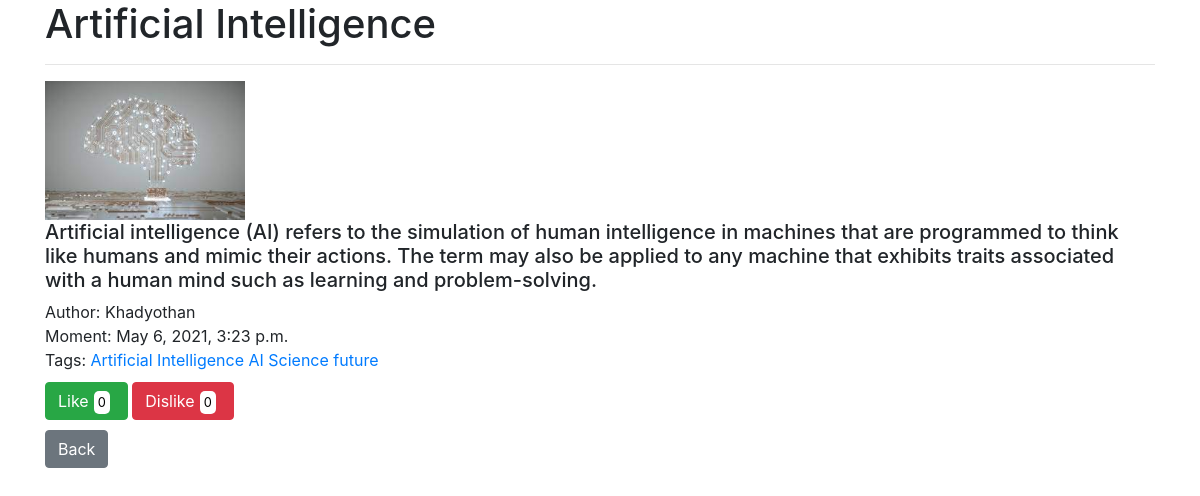
The app's page /view_blog/7 with its own data.
### backend/models.py (models this page shows, shortened)
class Blog(models.Model):
    title = models.CharField(max_length=100,blank=True)
    body = models.TextField(blank=True)
    cover_image = models.ImageField(upload_to="blog_images", blank=True)
    author = models.ForeignKey(UserAttribs, on_delete = models.CASCADE, blank=True, null=True)
    date_time = models.DateTimeField(auto_now_add=True, blank=True, null=True)
    tags = TaggableManager()
    likes = models.IntegerField(default=0, blank=True)
    dislikes = models.IntegerField(default=0, blank=True)

class UserAttribs(models.Model):
    user = models.OneToOneField(User, on_delete = models.CASCADE)
    worth = models.IntegerField(blank=True, null=True, default='0')
    job_title = models.CharField(max_length=100, blank=True)
    skills = models.CharField(max_length=1000,blank=True)
    phone_number = models.CharField(max_length=12, blank=True)
    mobile_number = models.CharField(max_length=12,blank=True)
    full_name = models.CharField(max_length=30, blank=True)
    address = models.CharField(max_length=100, blank=True)
    website = models.URLField(max_length=100, blank=True)
    github = models.CharField(max_length=200, blank=True)
    twitter = models.CharField(max_length=200, blank=True)
    instagram = models.CharField(max_length=200, blank=True)
    facebook = models.CharField(max_length=200, blank=True)
    user_image = models.ImageField(upload_to="images" ,blank=True)
    assigned_project = models.ManyToManyField('Project', blank=True, null=True)
    def __str__(self):
        return self.user.username

### backend/views.py (the view)
# urls.py: path('view_blog/<int:blog_id>', views.view_blog, name='view_blog'),
def view_blog(request, blog_id):
    blog_obj = Blog.objects.get(id=blog_id)
    return render(request, 'Blog Section/view_blog.html', {'blog': blog_obj})

### templates/Blog Section/view_blog.html (shortened to what this page needs)
<!DOCTYPE html>
{% load static %}
<html lang="en">
<head>
    <link
    href="http://netdna.bootstrapcdn.com/bootstrap/4.4.1/css/bootstrap.min.css"
    rel="stylesheet"
  />
  <link
    rel="stylesheet"
    href="https://use.fontawesome.com/releases/v5.15.2/css/all.css"
  />
    <link
    rel="stylesheet"
    href="https://stackpath.bootstrapcdn.com/bootstrap/4.5.2/css/bootstrap.min.css"
  />
</head>
<body>
    <div class="container">
        <h1>{{blog.title|title}}</h1>
        <hr>
        {% if blog.cover_image %}
        <img src="{{blog.cover_image.url}}" style="height:auto; width:200px;" alt="">
        {% else %}
        <img src="{% static 'images/blog.jpeg' %}" style="height:auto; width:200px;" alt="">
        {% endif %}
        <h5>{{blog.body|safe}}</h5>
        <span>Author: {{blog.author}}</span>
        <br>
        <span>Moment: {{blog.date_time}}</span>
        <br>
        <div class="tags-container">
            Tags:
            {% for tag in blog.tags.all %}
              <a href="">{{tag}}</a>
            {% endfor %}
        </div>
        <div class="like-dislike">
          {% if blog.author.user.username != request.user.username %}
          <a disabled class="btn btn-success" href="{% url 'like_blog' blog.id %}">Like<span class="like-count">{{blog.likes}} </span></a>
          <a class="btn btn-danger" href="{% url 'dislike_blog' blog.id %}">Dislike<span class="like-count">{{blog.dislikes}}</span></a>
          {% else %}
          <a disabled class="btn btn-success" href="{% url 'edit_blog' blog.id %}">Edit Blog</a>
          <a class="btn btn-danger" href="{% url 'delete_blog' blog.id %}">Delete Blog</a>
          {% endif %}
        </div>
        <a class="btn btn-secondary" href="{% url 'blogs' %}">Back</a>
    </div>
</body>
</html>

### templates/Blog Section/view_blog.html (style rules this page uses)
.like-dislike { margin: 10px; margin-left: 0px; }
.like-count { text-align: center; display: inline; background-color: white; padding: 4px; color: rgb(0, 0, 0); width: 15px; border-radius: 5px; margin: 5px; font-size: 0.8rem; }

### records on screen
Blog: title "Artificial Intelligence", cover_image (picture), body "Artificial intelligence (AI) refers to the simulation of human intelligence in machines that are programmed to think like humans and mimic their actions. The term may also be applied to any machine that exhibits traits associated with a human mind such as learning and problem-solving.", author "Khadyothan", date_time "May 6, 2021, 3:23 p.m.", likes "0", dislikes "0"
Tag: name "Artificial Intelligence"
Tag: name "AI"
Tag: name "Science"
Tag: name "future"
